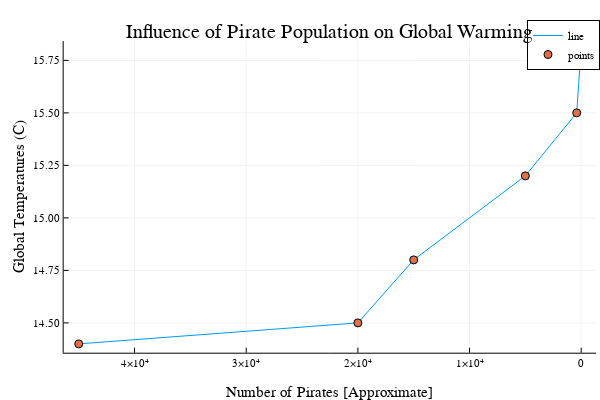

Notebook cell for this chart:
### Code cell
plot(numpirates, globaltemperatures, label="line")  
scatter!(numpirates, globaltemperatures, label="points")

xflip!()

xlabel!("Number of Pirates [Approximate]")
ylabel!("Global Temperatures (C)")
title!("Influence of Pirate Population on Global Warming")

### Figure 1 — Plotly figure (JSON) as saved in the notebook; plotly's stock layout.template omitted (floating-point values rounded to 4 significant figures)
{"data": [{"colorbar": {"title": ""}, "legendgroup": "line", "line": {"color": "rgba(0, 154, 250, 1.000)", "dash": "solid", "shape": "linear", "width": 1}, "mode": "lines", "name": "line", "showlegend": true, "type": "scatter", "x": [45000, 20000, 15000, 5000, 400, 17], "xaxis": "x", "y": [14.4, 14.5, 14.8, 15.2, 15.5, 15.8], "yaxis": "y", "zmax": null, "zmin": null}, {"colorbar": {"title": ""}, "legendgroup": "points", "marker": {"color": "rgba(227, 111, 71, 1.000)", "line": {"color": "rgba(0, 0, 0, 1.000)", "width": 1}, "size": 8, "symbol": "circle"}, "mode": "markers", "name": "points", "showlegend": true, "type": "scatter", "x": [45000, 20000, 15000, 5000, 400, 17], "xaxis": "x", "y": [14.4, 14.5, 14.8, 15.2, 15.5, 15.8], "yaxis": "y", "zmax": null, "zmin": null}], "layout": {"annotations": [{"font": {"color": "rgba(0, 0, 0, 1.000)", "family": "sans-serif", "size": 20}, "rotation": 0, "showarrow": false, "text": "Influence of Pirate Population on Global Warming", "x": 0.5498, "xanchor": "center", "xref": "paper", "y": 1, "yanchor": "top", "yref": "paper"}], "height": 400, "legend": {"bgcolor": "rgba(255, 255, 255, 1.000)", "bordercolor": "rgba(0, 0, 0, 1.000)", "borderwidth": 1, "font": {"color": "rgba(0, 0, 0, 1.000)", "family": "sans-serif", "size": 11}, "title": {"font": {"color": "rgba(0, 0, 0, 1.000)", "family": "sans-serif", "size": 15}, "text": ""}, "tracegroupgap": 0, "traceorder": "normal", "x": 1, "xanchor": "auto", "y": 1, "yanchor": "auto"}, "margin": {"b": 20, "l": 0, "r": 0, "t": 20}, "paper_bgcolor": "rgba(255, 255, 255, 1.000)", "plot_bgcolor": "rgba(255, 255, 255, 1.000)", "showlegend": true, "width": 600, "xaxis": {"anchor": "y", "domain": [0.1061, 0.9934], "gridcolor": "rgba(0, 0, 0, 0.100)", "gridwidth": 0.5, "linecolor": "rgba(0, 0, 0, 1.000)", "mirror": false, "range": [46350.0, -1332.0], "showgrid": true, "showline": true, "showticklabels": true, "tickangle": 0, "tickcolor": "rgb(0, 0, 0)", "tickfont": {"color": "rgba(0, 0, 0, 1.000)", "family": "sans-serif", "size": 11}, "tickmode": "array", "ticks": "inside", "ticktext": ["0", "1×10⁴", "2×10⁴", "3×10⁴", "4×10⁴"], "tickvals": [0, 10000, 20000, 30000, 40000], "title": "Number of Pirates [Approximate]", "titlefont": {"color": "rgba(0, 0, 0, 1.000)", "family": "sans-serif", "size": 15}, "type": "-", "visible": true, "zeroline": false, "zerolinecolor": "rgba(0, 0, 0, 1.000)"}, "yaxis": {"anchor": "x", "domain": [0.07581, 0.9415], "gridcolor": "rgba(0, 0, 0, 0.100)", "gridwidth": 0.5, "linecolor": "rgba(0, 0, 0, 1.000)", "mirror": false, "range": [14.36, 15.84], "showgrid": true, "showline": true, "showticklabels": true, "tickangle": 0, "tickcolor": "rgb(0, 0, 0)", "tickfont": {"color": "rgba(0, 0, 0, 1.000)", "family": "sans-serif", "size": 11}, "tickmode": "array", "ticks": "inside", "ticktext": ["14.50", "14.75", "15.00", "15.25", "15.50", "15.75"], "tickvals": [14.5, 14.75, 15, 15.25, 15.5, 15.75], "title": "Global Temperatures (C)", "titlefont": {"color": "rgba(0, 0, 0, 1.000)", "family": "sans-serif", "size": 15}, "type": "-", "visible": true, "zeroline": false, "zerolinecolor": "rgba(0, 0, 0, 1.000)"}}}
